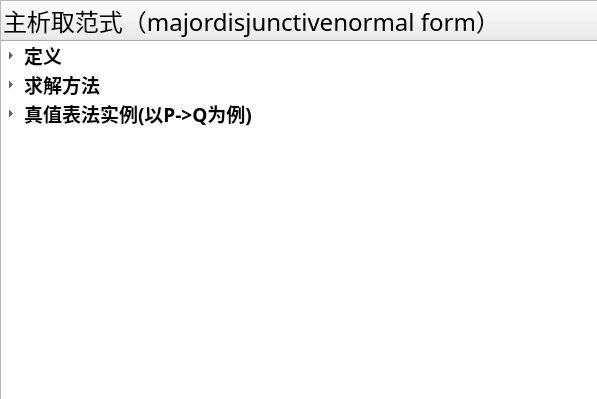
<?xml version="1.0" encoding="UTF-8"?>
<ui version="4.0">
 <class>Dialog</class>
 <widget class="QDialog" name="Dialog">
  <property name="geometry">
   <rect>
    <x>0</x>
    <y>0</y>
    <width>597</width>
    <height>399</height>
   </rect>
  </property>
  <property name="windowTitle">
   <string>Dialog</string>
  </property>
  <widget class="QTreeWidget" name="treeWidget">
   <property name="geometry">
    <rect>
     <x>0</x>
     <y>0</y>
     <width>601</width>
     <height>401</height>
    </rect>
   </property>
   <column>
    <property name="text">
     <string>主析取范式（majordisjunctivenormal form）</string>
    </property>
    <property name="font">
     <font>
      <family>Wawati SC</family>
      <pointsize>18</pointsize>
      <underline>false</underline>
     </font>
    </property>
   </column>
   <item>
    <property name="text">
     <string>定义</string>
    </property>
    <property name="font">
     <font>
      <family>Wawati SC</family>
      <pointsize>14</pointsize>
      <weight>75</weight>
      <bold>true</bold>
     </font>
    </property>
    <item>
     <property name="text">
      <string>对于给定的命题公式A（P1，P2，P3，……，Pn），如果有一个仅由最小项的析取构成</string>
     </property>
     <property name="font">
      <font>
       <family>Wawati SC</family>
      </font>
     </property>
    </item>
    <item>
     <property name="text">
      <string>的等值式</string>
     </property>
     <property name="font">
      <font>
       <family>Wawati SC</family>
      </font>
     </property>
    </item>
   </item>
   <item>
    <property name="text">
     <string>求解方法</string>
    </property>
    <property name="font">
     <font>
      <family>Wawati SC</family>
      <pointsize>14</pointsize>
      <weight>75</weight>
      <bold>true</bold>
     </font>
    </property>
    <item>
     <property name="text">
      <string>1.真值表法（本计算器采用的哦～）</string>
     </property>
     <property name="font">
      <font>
       <family>Wawati SC</family>
       <pointsize>14</pointsize>
      </font>
     </property>
    </item>
    <item>
     <property name="text">
      <string>2.等值演算法</string>
     </property>
     <property name="font">
      <font>
       <family>Wawati SC</family>
       <pointsize>14</pointsize>
      </font>
     </property>
    </item>
   </item>
   <item>
    <property name="text">
     <string>真值表法实例(以P-&gt;Q为例)</string>
    </property>
    <property name="font">
     <font>
      <family>Wawati SC</family>
      <pointsize>14</pointsize>
      <weight>75</weight>
      <bold>true</bold>
     </font>
    </property>
    <item>
     <property name="text">
      <string>   ———————————</string>
     </property>
     <property name="font">
      <font>
       <pointsize>10</pointsize>
      </font>
     </property>
    </item>
    <item>
     <property name="text">
      <string>｜P          Q          P→Q ｜</string>
     </property>
     <property name="font">
      <font>
       <family>Wawati SC</family>
       <pointsize>10</pointsize>
      </font>
     </property>
    </item>
    <item>
     <property name="text">
      <string>   ———————————</string>
     </property>
     <property name="font">
      <font>
       <family>Wawati SC</family>
       <pointsize>10</pointsize>
      </font>
     </property>
    </item>
    <item>
     <property name="text">
      <string>｜1           1             1  ｜</string>
     </property>
     <property name="font">
      <font>
       <family>Wawati SC</family>
       <pointsize>10</pointsize>
      </font>
     </property>
    </item>
    <item>
     <property name="text">
      <string>   ———————————</string>
     </property>
     <property name="font">
      <font>
       <family>Wawati SC</family>
       <pointsize>10</pointsize>
      </font>
     </property>
    </item>
    <item>
     <property name="text">
      <string>｜1           0             0  ｜</string>
     </property>
     <property name="font">
      <font>
       <family>Wawati SC</family>
       <pointsize>10</pointsize>
      </font>
     </property>
    </item>
    <item>
     <property name="text">
      <string>   ———————————</string>
     </property>
     <property name="font">
      <font>
       <family>Wawati SC</family>
       <pointsize>10</pointsize>
      </font>
     </property>
    </item>
    <item>
     <property name="text">
      <string>｜0           0             1  ｜</string>
     </property>
     <property name="font">
      <font>
       <family>Wawati SC</family>
       <pointsize>10</pointsize>
      </font>
     </property>
    </item>
    <item>
     <property name="text">
      <string>   ———————————</string>
     </property>
     <property name="font">
      <font>
       <family>Wawati SC</family>
       <pointsize>10</pointsize>
      </font>
     </property>
    </item>
    <item>
     <property name="text">
      <string>｜0           1             1  ｜</string>
     </property>
     <property name="font">
      <font>
       <family>Wawati SC</family>
       <pointsize>10</pointsize>
      </font>
     </property>
    </item>
    <item>
     <property name="text">
      <string>   ———————————</string>
     </property>
     <property name="font">
      <font>
       <family>Wawati SC</family>
       <pointsize>10</pointsize>
      </font>
     </property>
    </item>
    <item>
     <property name="text">
      <string>结果为：0,1,3</string>
     </property>
     <property name="font">
      <font>
       <family>Wawati SC</family>
       <pointsize>14</pointsize>
      </font>
     </property>
    </item>
   </item>
  </widget>
 </widget>
 <resources/>
 <connections/>
</ui>
